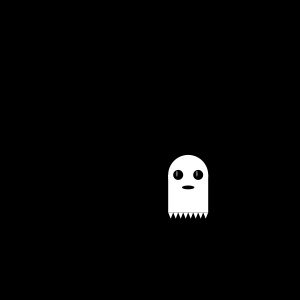
Frame 1 (no input)
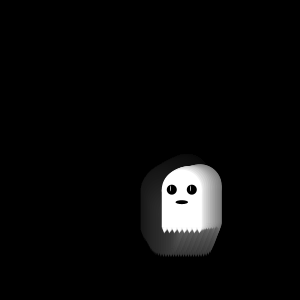
Frame 60 (the mouse pressed at the canvas centre just before this capture)
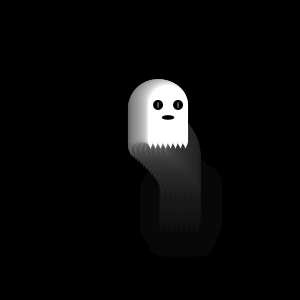
Frame 120 (the mouse held since frame 60 and released just before this capture)

The Processing sketch that drew these frames (run headless with seeded random() and noise(); from frame 60 on, the mouse is pressed at the canvas centre):

// Processing sketch: processing_169822
// ── processing_169822.pde


float noiseX, noiseY;
float positionX, positionY;

void setup() {  //setup function called initially, only once
  size(300, 300);
  background(0);  //set background white
  
  noiseX = random(50);
  noiseY = random(150);
  
  positionX = 150;
  positionY = 150; 
 
}

void draw() {  //draw function loops 
  pushMatrix();
  scale(1);
  
  noStroke();
  fill(0,15);
  rect(0,0,width,height);
  
  noiseX += 0.05;
  noiseY += 0.05;
  positionX += map(noise(noiseX, 5, 15),0,1 ,-5,6);
  positionY += map(noise(noiseY, 55, 35),0,1,-5,6);
  
  if (positionX < 0 ) { positionX = width;}
  if (positionX > width){ positionX = 0;}
  if (positionY < 0 ) { positionY = height;}
  if (positionY > height) { positionY = 0;}
  popMatrix();
  
  
  
  translate(positionX,positionY);
  
  pushMatrix();
  pushStyle();
  
  scale(0.25);
  fill(255);
  noStroke();
   
  ellipse(150,100,160,160);
   
  rect(70,100,160,150);
   
   
  triangle(70,250,90,250,80,275);
  triangle(90,250,110,250,100,275);
  triangle(110,250,130,250,120,275);
  triangle(130,250,150,250,140,275);
  triangle(150,250,170,250,160,275);
  triangle(170,250,190,250,180,275);
  triangle(190,250,210,250,200,275);
  triangle(210,250,230,250,220,275);
   
  fill(0);
   
  ellipse(110,100,40,40);
  ellipse(190,100,40,40);
   
  fill(255);
   
  float dx = map(mouseX,0,width,-5,5);
  float dy = map(mouseY,0,height,-5,5);
   
  ellipse(110+dx,100+dy,3,24);
  ellipse(190+dx,100+dy,3,24);
   
   
  fill(0);
  ellipse(150,150,50,noise(noiseX,1,25)*20+5);

  
  
  popStyle();
  popMatrix();
  
  
}
